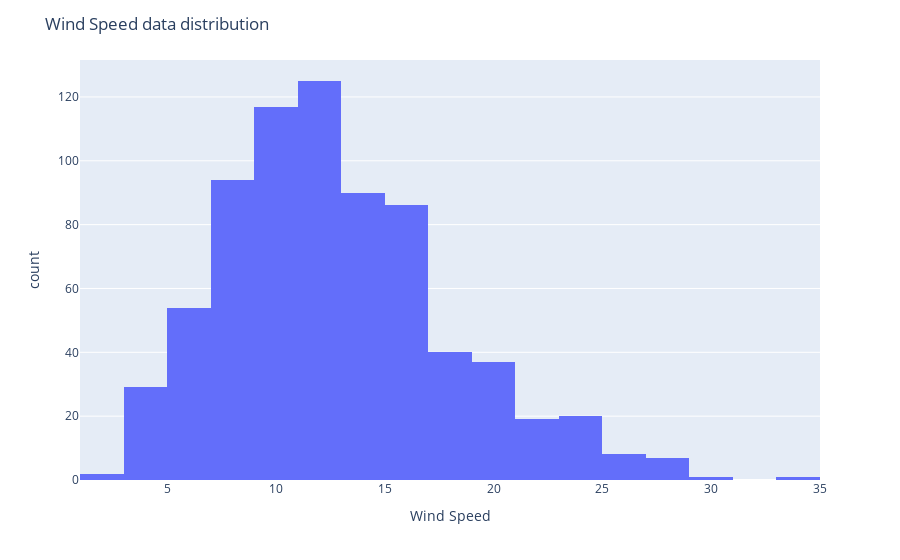

Notebook source saved alongside this figure:
### Markdown cell above
### Humidity characteristics 
<p><small>these are actual values from source: <a href=https://www.weather.gov/arx/why_dewpoint_vs_humidity>humidity</a> <br>
   less than or equal to 55: dry and comfortable.  <br>
   between 55 and 65: becoming "sticky" with muggy evenings. <br>
   greater than or equal to 65: lots of moisture in the air, becoming oppressive. </small></p> <br>

### Code cell
display_hist_plot(
    data=bike,
    x="windspeed",
    title_text="Wind Speed data distribution",
    xaxis_title_text="Wind Speed",
)

### Figure 1 — Plotly figure (JSON) as saved in the notebook; plotly's stock layout.template omitted (floating-point values rounded to 4 significant figures; data arrays with more than 128 entries replaced by an {"elided": "..."} marker saying what was removed)
{"data": [{"alignmentgroup": "True", "bingroup": "x", "hovertemplate": "windspeed=%{x}<br>count=%{y}<extra></extra>", "legendgroup": "", "marker": {"color": "#636efa", "pattern": {"shape": ""}}, "name": "", "nbinsx": 30, "offsetgroup": "", "orientation": "v", "showlegend": false, "type": "histogram", "x": {"elided": "730 float values"}, "xaxis": "x", "yaxis": "y"}], "layout": {"barmode": "relative", "legend": {"tracegroupgap": 0}, "margin": {"t": 60}, "title": {"text": "Wind Speed data distribution"}, "xaxis": {"anchor": "y", "domain": [0, 1], "title": {"text": "Wind Speed"}}, "yaxis": {"anchor": "x", "domain": [0, 1], "title": {"text": "count"}}}}
